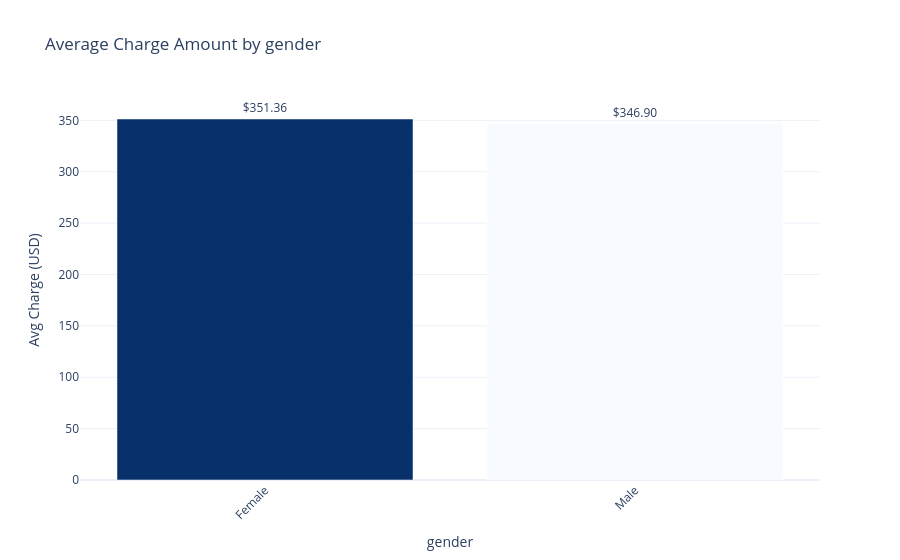
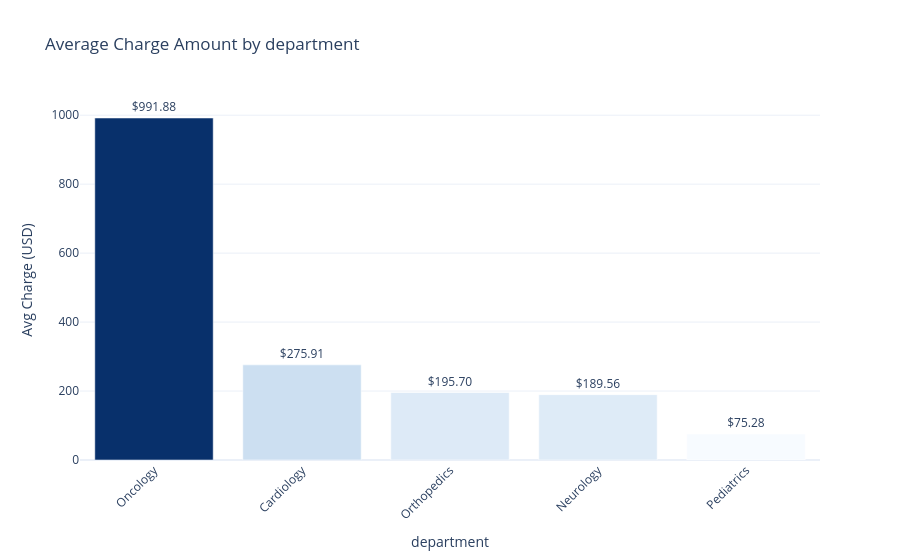
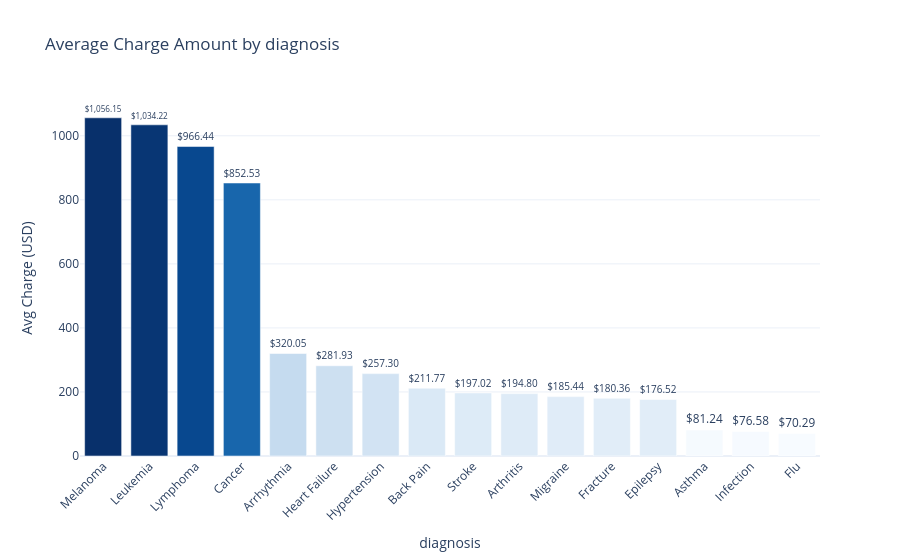
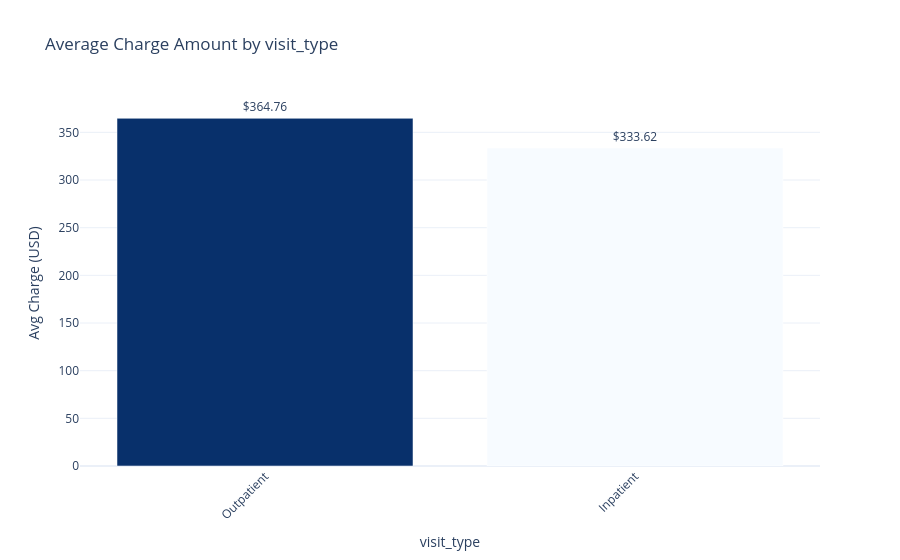

Notebook cell for these charts, in order:
### Code cell
for col in categorical:
    avg_charges = (
        df.groupby(col)['charge_amount_USD']
        .mean()
        .sort_values(ascending=False)
        .reset_index()
    )
    avg_charges.columns = [col, 'avg_charge_USD']

    fig = px.bar(
        avg_charges,
        x=col,
        y='avg_charge_USD',
        title=f'Average Charge Amount by {col}',
        text=avg_charges['avg_charge_USD'].round(2),
        color='avg_charge_USD',
        color_continuous_scale='Blues'
    )
    fig.update_traces(texttemplate='$%{text:,.2f}', textposition='outside')
    fig.update_layout(
        xaxis_title=col,
        yaxis_title='Avg Charge (USD)',
        template='plotly_white',
        coloraxis_showscale=False,
        xaxis_tickangle=-45,
        height=500
    )
    fig.show()

### Figure 1 — Plotly figure (JSON) as saved in the notebook; plotly's stock layout.template omitted (floating-point values rounded to 4 significant figures)
{"data": [{"alignmentgroup": "True", "hovertemplate": "gender=%{x}<br>avg_charge_USD=%{marker.color}<br>text=%{text}<extra></extra>", "legendgroup": "", "marker": {"color": [351.4, 346.9], "coloraxis": "coloraxis", "pattern": {"shape": ""}}, "name": "", "offsetgroup": "", "orientation": "v", "showlegend": false, "text": [351.4, 346.9], "textposition": "outside", "texttemplate": "$%{text:,.2f}", "type": "bar", "x": ["Female", "Male"], "xaxis": "x", "y": [351.4, 346.9], "yaxis": "y"}], "layout": {"autosize": true, "barmode": "relative", "coloraxis": {"colorbar": {"title": {"text": "avg_charge_USD"}}, "colorscale": [[0, "rgb(247,251,255)"], [0.125, "rgb(222,235,247)"], [0.25, "rgb(198,219,239)"], [0.375, "rgb(158,202,225)"], [0.5, "rgb(107,174,214)"], [0.625, "rgb(66,146,198)"], [0.75, "rgb(33,113,181)"], [0.875, "rgb(8,81,156)"], [1, "rgb(8,48,107)"]], "showscale": false}, "legend": {"tracegroupgap": 0}, "title": {"text": "Average Charge Amount by gender"}, "xaxis": {"anchor": "y", "autorange": true, "domain": [0, 1], "range": [-0.5, 1.5], "tickangle": -45, "title": {"text": "gender"}, "type": "category"}, "yaxis": {"anchor": "x", "autorange": true, "domain": [0, 1], "range": [0, 369.8], "title": {"text": "Avg Charge (USD)"}, "type": "linear"}}}

### Figure 2 — Plotly figure (JSON) as saved in the notebook; plotly's stock layout.template omitted (floating-point values rounded to 4 significant figures)
{"data": [{"alignmentgroup": "True", "hovertemplate": "department=%{x}<br>avg_charge_USD=%{marker.color}<br>text=%{text}<extra></extra>", "legendgroup": "", "marker": {"color": [991.9, 275.9, 195.7, 189.6, 75.28], "coloraxis": "coloraxis", "pattern": {"shape": ""}}, "name": "", "offsetgroup": "", "orientation": "v", "showlegend": false, "text": [991.9, 275.9, 195.7, 189.6, 75.28], "textposition": "outside", "texttemplate": "$%{text:,.2f}", "type": "bar", "x": ["Oncology", "Cardiology", "Orthopedics", "Neurology", "Pediatrics"], "xaxis": "x", "y": [991.9, 275.9, 195.7, 189.6, 75.28], "yaxis": "y"}], "layout": {"autosize": true, "barmode": "relative", "coloraxis": {"colorbar": {"title": {"text": "avg_charge_USD"}}, "colorscale": [[0, "rgb(247,251,255)"], [0.125, "rgb(222,235,247)"], [0.25, "rgb(198,219,239)"], [0.375, "rgb(158,202,225)"], [0.5, "rgb(107,174,214)"], [0.625, "rgb(66,146,198)"], [0.75, "rgb(33,113,181)"], [0.875, "rgb(8,81,156)"], [1, "rgb(8,48,107)"]], "showscale": false}, "legend": {"tracegroupgap": 0}, "title": {"text": "Average Charge Amount by department"}, "xaxis": {"anchor": "y", "autorange": true, "domain": [0, 1], "range": [-0.5, 4.5], "tickangle": -45, "title": {"text": "department"}, "type": "category"}, "yaxis": {"anchor": "x", "autorange": true, "domain": [0, 1], "range": [0, 1044.0], "title": {"text": "Avg Charge (USD)"}, "type": "linear"}}}

### Figure 3 — Plotly figure (JSON) as saved in the notebook; plotly's stock layout.template omitted (floating-point values rounded to 4 significant figures)
{"data": [{"alignmentgroup": "True", "hovertemplate": "diagnosis=%{x}<br>avg_charge_USD=%{marker.color}<br>text=%{text}<extra></extra>", "legendgroup": "", "marker": {"color": [1056.0, 1034.0, 966.4, 852.5, 320.1, 281.9, 257.3, 211.8, 197.0, 194.8, 185.4, 180.4, 176.5, 81.24, 76.58, 70.29], "coloraxis": "coloraxis", "pattern": {"shape": ""}}, "name": "", "offsetgroup": "", "orientation": "v", "showlegend": false, "text": [1056.0, 1034.0, 966.4, 852.5, 320.1, 281.9, 257.3, 211.8, 197.0, 194.8, 185.4, 180.4, 176.5, 81.24, 76.58, 70.29], "textposition": "outside", "texttemplate": "$%{text:,.2f}", "type": "bar", "x": ["Melanoma", "Leukemia", "Lymphoma", "Cancer", "Arrhythmia", "Heart Failure", "Hypertension", "Back Pain", "Stroke", "Arthritis", "Migraine", "Fracture", "Epilepsy", "Asthma", "Infection", "Flu"], "xaxis": "x", "y": [1056.0, 1034.0, 966.4, 852.5, 320.1, 281.9, 257.3, 211.8, 197.0, 194.8, 185.4, 180.4, 176.5, 81.24, 76.58, 70.29], "yaxis": "y"}], "layout": {"autosize": true, "barmode": "relative", "coloraxis": {"colorbar": {"title": {"text": "avg_charge_USD"}}, "colorscale": [[0, "rgb(247,251,255)"], [0.125, "rgb(222,235,247)"], [0.25, "rgb(198,219,239)"], [0.375, "rgb(158,202,225)"], [0.5, "rgb(107,174,214)"], [0.625, "rgb(66,146,198)"], [0.75, "rgb(33,113,181)"], [0.875, "rgb(8,81,156)"], [1, "rgb(8,48,107)"]], "showscale": false}, "legend": {"tracegroupgap": 0}, "title": {"text": "Average Charge Amount by diagnosis"}, "xaxis": {"anchor": "y", "autorange": true, "domain": [0, 1], "range": [-0.5, 15.5], "tickangle": -45, "title": {"text": "diagnosis"}, "type": "category"}, "yaxis": {"anchor": "x", "autorange": true, "domain": [0, 1], "range": [0, 1112.0], "title": {"text": "Avg Charge (USD)"}, "type": "linear"}}}

### Figure 4 — Plotly figure (JSON) as saved in the notebook; plotly's stock layout.template omitted (floating-point values rounded to 4 significant figures)
{"data": [{"alignmentgroup": "True", "hovertemplate": "visit_type=%{x}<br>avg_charge_USD=%{marker.color}<br>text=%{text}<extra></extra>", "legendgroup": "", "marker": {"color": [364.8, 333.6], "coloraxis": "coloraxis", "pattern": {"shape": ""}}, "name": "", "offsetgroup": "", "orientation": "v", "showlegend": false, "text": [364.8, 333.6], "textposition": "outside", "texttemplate": "$%{text:,.2f}", "type": "bar", "x": ["Outpatient", "Inpatient"], "xaxis": "x", "y": [364.8, 333.6], "yaxis": "y"}], "layout": {"autosize": true, "barmode": "relative", "coloraxis": {"colorbar": {"title": {"text": "avg_charge_USD"}}, "colorscale": [[0, "rgb(247,251,255)"], [0.125, "rgb(222,235,247)"], [0.25, "rgb(198,219,239)"], [0.375, "rgb(158,202,225)"], [0.5, "rgb(107,174,214)"], [0.625, "rgb(66,146,198)"], [0.75, "rgb(33,113,181)"], [0.875, "rgb(8,81,156)"], [1, "rgb(8,48,107)"]], "showscale": false}, "legend": {"tracegroupgap": 0}, "title": {"text": "Average Charge Amount by visit_type"}, "xaxis": {"anchor": "y", "autorange": true, "domain": [0, 1], "range": [-0.5, 1.5], "tickangle": -45, "title": {"text": "visit_type"}, "type": "category"}, "yaxis": {"anchor": "x", "autorange": true, "domain": [0, 1], "range": [0, 384.0], "title": {"text": "Avg Charge (USD)"}, "type": "linear"}}}
